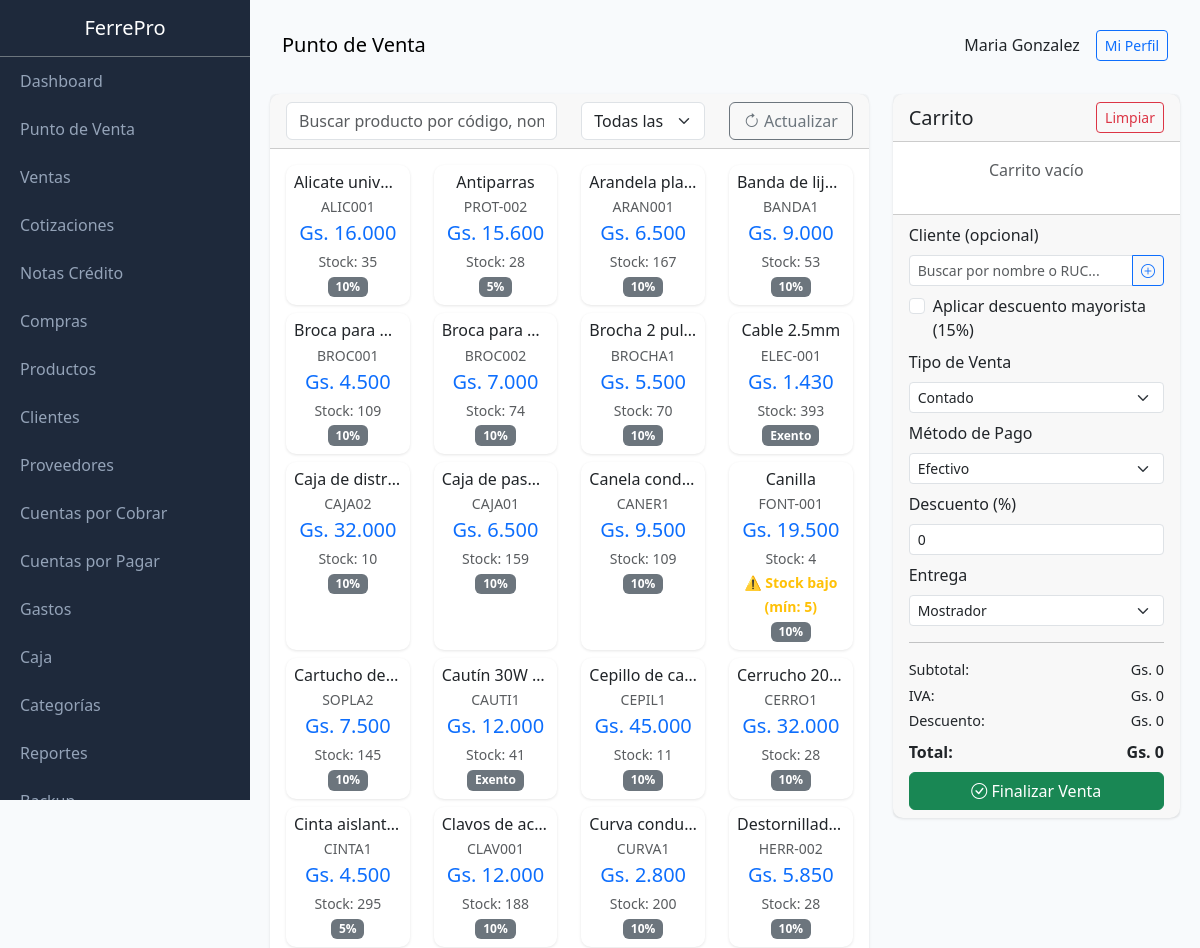
Page /public/index.php?page=pos (signed in, upper part) on the earlier database version.
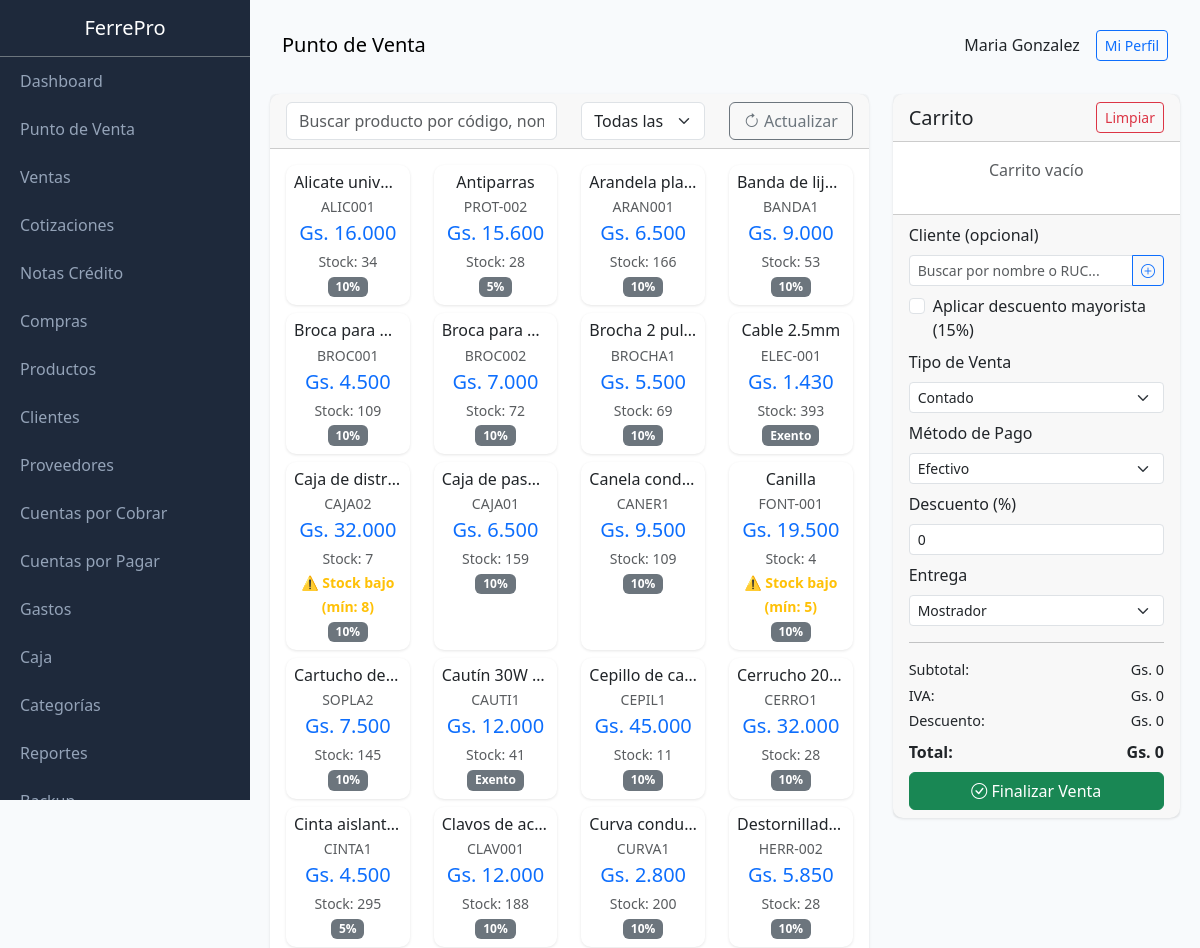
Same page on the later database version.
### tables this page shows
CREATE TABLE products (
                id INTEGER PRIMARY KEY AUTOINCREMENT,
                code TEXT UNIQUE,
                barcode TEXT,
                name TEXT NOT NULL,
                description TEXT,
                category_id INTEGER,
                provider_id INTEGER,
                unit TEXT DEFAULT 'unidad',
                cost_price REAL DEFAULT 0,
                sale_price REAL DEFAULT 0,
                wholesale_price REAL DEFAULT 0,
                stock INTEGER DEFAULT 0,
                min_stock INTEGER DEFAULT 5,
                location TEXT,
                active INTEGER DEFAULT 1,
                created_at DATETIME DEFAULT CURRENT_TIMESTAMP, iva INTEGER DEFAULT 10,
                FOREIGN KEY (category_id) REFERENCES categories(id),
                FOREIGN KEY (provider_id) REFERENCES providers(id)
            );

### class/Database.php (called while the page is built, shortened)
<?php
class Database extends PDO {
    private static $instance = null;
    public static function getInstance() {
        if (self::$instance === null) {
            self::$instance = new self();
        }
        return self::$instance;
    }
}

### class/Format.php (called while the page is built, shortened)
<?php
class Format {
    public static function money($amount) {
        $amount = floatval($amount);
        return 'Gs. ' . number_format($amount, 0, ',', '.');
    }
}

### views/pos/index.php (the view, shortened to what the changed rows need)
<?php
$categories = db()->query("SELECT * FROM categories WHERE active = 1 ORDER BY name")->fetchAll(PDO::FETCH_ASSOC);
$clients = db()->query("SELECT * FROM clients WHERE active = 1 ORDER BY name")->fetchAll(PDO::FETCH_ASSOC);
$products = db()->query("SELECT p.*, c.name as category_name FROM products p LEFT JOIN categories c ON p.category_id = c.id WHERE p.active = 1 AND p.stock > 0 ORDER BY p.name")->fetchAll(PDO::FETCH_ASSOC);
$content = '
<div class="row">
    <div class="col-md-8">
        <div class="card mb-3">
            <div class="card-header">
                <div class="row">
                    <div class="col-md-6">
                        <input type="text" id="searchProduct" class="form-control" placeholder="Buscar producto por código, nombre o barcode..." autocomplete="off">
                        <div id="searchResults" class="list-group position-absolute" style="z-index: 1000; max-height: 300px; overflow-y: auto; display: none; width: 100%; top: 38px;"></div>
                    </div>
                    <div class="col-md-3">
                        <select id="filterCategory" class="form-select">
                            <option value="">Todas las categorías</option>
                            ' . implode('', array_map(fn($c) => "<option value=\"{$c['id']}\">{$c['name']}</option>", $categories)) . '
                        </select>
                    </div>
                    <div class="col-md-3">
                        <button type="button" class="btn btn-outline-secondary w-100" id="btnActualizar">
                            <i class="bi bi-arrow-clockwise"></i> Actualizar
                        </button>
                    </div>
                </div>
            </div>
            <div class="card-body">
                <div id="productsGrid" class="row">';
foreach ($products as $p) {
    $stock_warning = $p['stock'] <= $p['min_stock'] ? 'border-warning border-2' : '';
    $iva_label = $p['iva'] == 0 ? 'Exento' : $p['iva'] . '%';
    $content .= '<div class="col-md-3 col-6 mb-2 product-card" data-category="' . ($p['category_id'] ?? '') . '" data-min-stock="' . $p['min_stock'] . '">
        <div class="card h-100 product-item ' . $stock_warning . '" style="cursor: pointer;" data-id="' . $p['id'] . '" data-name="' . htmlspecialchars($p['name']) . '" data-price="' . $p['sale_price'] . '" data-wholesale-price="' . ($p['wholesale_price'] ?? $p['sale_price']) . '" data-stock="' . $p['stock'] . '" data-min-stock="' . $p['min_stock'] . '" data-code="' . htmlspecialchars($p['code']) . '" data-iva="' . $p['iva'] . '">
            <div class="card-body text-center p-2">
                <h6 class="mb-1 text-truncate">' . htmlspecialchars($p['name']) . '</h6>
                <p class="text-muted small mb-1">' . $p['code'] . '</p>
                <h5 class="text-primary mb-1">' . Format::money($p['sale_price']) . '</h5>
                <small class="text-muted">Stock: ' . $p['stock'] . '</small>';
    if ($p['stock'] <= $p['min_stock']) {
        $content .= '<br><small class="text-warning fw-bold">⚠️ Stock bajo (mín: ' . $p['min_stock'] . ')</small>';
    }
    $content .= '<br><small class="badge bg-secondary">' . $iva_label . '</small>';
    $content .= '</div>
        </div>
    </div>';
}
$content .= '</div>
            </div>
        </div>
    </div>
                         ' . implode('', array_map(fn($c) => "{$c['']}{$c['']}{$c['']}{$c['']}{$c['']}{$c['']} {$c['']} " . ($c[''] > 0 ? " " . Format::money($c['']) . "" : "") . "</option>", $clients)) . '
</div>
';

Differences in the rows shown:
changed products "Gs. 16.000": stock "35" → "34"
changed products "ARAN001": stock "167" → "166"
changed products "Gs. 7.000": stock "74" → "72"
changed products "Gs. 5.500": stock "70" → "69"
changed products "CAJA02": stock "10" → "7"; min_stock (not shown) → "8"
